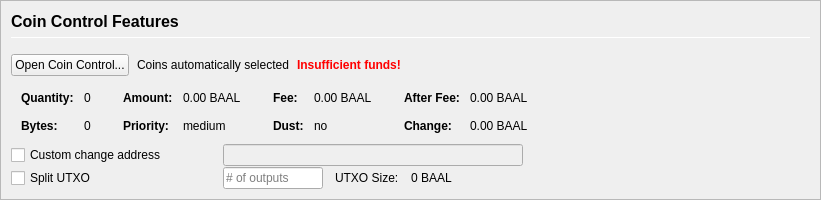
         <widget class="QFrame" name="frameCoinControl">
          <property name="sizePolicy">
           <sizepolicy hsizetype="Expanding" vsizetype="Expanding">
            <horstretch>0</horstretch>
            <verstretch>0</verstretch>
           </sizepolicy>
          </property>
          <property name="maximumSize">
           <size>
            <width>16777215</width>
            <height>16777215</height>
           </size>
          </property>
          <property name="frameShape">
           <enum>QFrame::StyledPanel</enum>
          </property>
          <property name="frameShadow">
           <enum>QFrame::Sunken</enum>
          </property>
          <layout class="QVBoxLayout" name="verticalLayoutCoinControl2">
           <property name="spacing">
            <number>0</number>
           </property>
           <property name="leftMargin">
            <number>0</number>
           </property>
           <property name="topMargin">
            <number>0</number>
           </property>
           <property name="rightMargin">
            <number>0</number>
           </property>
           <property name="bottomMargin">
            <number>0</number>
           </property>
           <item>
            <widget class="QFrame" name="frameCoinControl_BG">
             <layout class="QVBoxLayout" name="verticalLayoutCoinControl" stretch="0,0,0,0,0,0">
              <property name="spacing">
               <number>1</number>
              </property>
              <property name="leftMargin">
               <number>10</number>
              </property>
              <property name="topMargin">
               <number>10</number>
              </property>
              <item>
               <layout class="QHBoxLayout" name="horizontalLayoutCoinControl1">
                <property name="bottomMargin">
                 <number>15</number>
                </property>
                <item>
                 <layout class="QVBoxLayout" name="verticalLayout_3">
                  <property name="spacing">
                   <number>6</number>
                  </property>
                  <item>
                   <widget class="QLabel" name="labelCoinControlFeatures">
                    <property name="sizePolicy">
                     <sizepolicy hsizetype="Preferred" vsizetype="Maximum">
                      <horstretch>0</horstretch>
                      <verstretch>0</verstretch>
                     </sizepolicy>
                    </property>
                    <property name="minimumSize">
                     <size>
                      <width>0</width>
                      <height>20</height>
                     </size>
                    </property>
                    <property name="font">
                     <font>
                      <pointsize>12</pointsize>
                      <weight>75</weight>
                      <bold>true</bold>
                     </font>
                    </property>
                    <property name="styleSheet">
                     <string notr="true">font-weight:bold;</string>
                    </property>
                    <property name="text">
                     <string>Coin Control Features</string>
                    </property>
                   </widget>
                  </item>
                  <item>
                   <widget class="Line" name="line">
                    <property name="minimumSize">
                     <size>
                      <width>0</width>
                      <height>1</height>
                     </size>
                    </property>
                    <property name="maximumSize">
                     <size>
                      <width>16777215</width>
                      <height>1</height>
                     </size>
                    </property>
                    <property name="orientation">
                     <enum>Qt::Horizontal</enum>
                    </property>
                   </widget>
                  </item>
                 </layout>
                </item>
               </layout>
              </item>
              <item>
               <layout class="QHBoxLayout" name="horizontalLayoutCoinControl2" stretch="0,0,0,0">
                <property name="spacing">
                 <number>8</number>
                </property>
                <property name="bottomMargin">
                 <number>10</number>
                </property>
                <item>
                 <widget class="QPushButton" name="pushButtonCoinControl">
                  <property name="styleSheet">
                   <string notr="true"/>
                  </property>
                  <property name="text">
                   <string>Open Coin Control...</string>
                  </property>
                  <property name="autoDefault">
                   <bool>false</bool>
                  </property>
                 </widget>
                </item>
                <item>
                 <widget class="QLabel" name="labelCoinControlAutomaticallySelected">
                  <property name="text">
                   <string>Coins automatically selected</string>
                  </property>
                  <property name="margin">
                   <number>5</number>
                  </property>
                 </widget>
                </item>
                <item>
                 <widget class="QLabel" name="labelCoinControlInsuffFunds">
                  <property name="font">
                   <font>
                    <weight>75</weight>
                    <bold>true</bold>
                   </font>
                  </property>
                  <property name="styleSheet">
                   <string notr="true">color:red;font-weight:bold;</string>
                  </property>
                  <property name="text">
                   <string>Insufficient funds!</string>
                  </property>
                  <property name="margin">
                   <number>5</number>
                  </property>
                 </widget>
                </item>
                <item>
                 <spacer name="horizontalSpacerCoinControl">
                  <property name="orientation">
                   <enum>Qt::Horizontal</enum>
                  </property>
                  <property name="sizeHint" stdset="0">
                   <size>
                    <width>40</width>
                    <height>1</height>
                   </size>
                  </property>
                 </spacer>
                </item>
               </layout>
              </item>
              <item>
               <widget class="QWidget" name="widgetCoinControl" native="true">
                <property name="sizePolicy">
                 <sizepolicy hsizetype="Preferred" vsizetype="Preferred">
                  <horstretch>0</horstretch>
                  <verstretch>0</verstretch>
                 </sizepolicy>
                </property>
                <property name="minimumSize">
                 <size>
                  <width>0</width>
                  <height>0</height>
                 </size>
                </property>
                <property name="styleSheet">
                 <string notr="true"/>
                </property>
                <layout class="QHBoxLayout" name="horizontalLayoutCoinControl5">
                 <property name="leftMargin">
                  <number>0</number>
                 </property>
                 <property name="topMargin">
                  <number>0</number>
                 </property>
                 <property name="rightMargin">
                  <number>0</number>
                 </property>
                 <property name="bottomMargin">
                  <number>0</number>
                 </property>
                 <item>
                  <layout class="QHBoxLayout" name="horizontalLayoutCoinControl3" stretch="0,0,0,1">
                   <property name="spacing">
                    <number>20</number>
                   </property>
                   <property name="topMargin">
                    <number>0</number>
                   </property>
                   <property name="bottomMargin">
                    <number>10</number>
                   </property>
                   <item>
                    <layout class="QFormLayout" name="formLayoutCoinControl1">
                     <property name="horizontalSpacing">
                      <number>10</number>
                     </property>
                     <property name="verticalSpacing">
                      <number>14</number>
                     </property>
                     <property name="leftMargin">
                      <number>10</number>
                     </property>
                     <property name="topMargin">
                      <number>4</number>
                     </property>
                     <property name="rightMargin">
                      <number>6</number>
                     </property>
                     <item row="0" column="0">
                      <widget class="QLabel" name="labelCoinControlQuantityText">
                       <property name="font">
                        <font>
                         <weight>75</weight>
                         <bold>true</bold>
                        </font>
                       </property>
                       <property name="text">
                        <string>Quantity:</string>
                       </property>
                       <property name="margin">
                        <number>0</number>
                       </property>
                      </widget>
                     </item>
                     <item row="0" column="1">
                      <widget class="QLabel" name="labelCoinControlQuantity">
                       <property name="cursor">
                        <cursorShape>IBeamCursor</cursorShape>
                       </property>
                       <property name="contextMenuPolicy">
                        <enum>Qt::ActionsContextMenu</enum>
                       </property>
                       <property name="text">
                        <string notr="true">0</string>
                       </property>
                       <property name="margin">
                        <number>0</number>
                       </property>
                       <property name="textInteractionFlags">
                        <set>Qt::LinksAccessibleByMouse|Qt::TextSelectableByKeyboard|Qt::TextSelectableByMouse</set>
                       </property>
                      </widget>
                     </item>
                     <item row="1" column="0">
                      <widget class="QLabel" name="labelCoinControlBytesText">
                       <property name="font">
                        <font>
                         <weight>75</weight>
                         <bold>true</bold>
                        </font>
                       </property>
                       <property name="text">
                        <string>Bytes:</string>
                       </property>
                      </widget>
                     </item>
                     <item row="1" column="1">
                      <widget class="QLabel" name="labelCoinControlBytes">
                       <property name="cursor">
                        <cursorShape>IBeamCursor</cursorShape>
                       </property>
                       <property name="contextMenuPolicy">
                        <enum>Qt::ActionsContextMenu</enum>
                       </property>
                       <property name="text">
                        <string notr="true">0</string>
                       </property>
                       <property name="textInteractionFlags">
                        <set>Qt::LinksAccessibleByMouse|Qt::TextSelectableByKeyboard|Qt::TextSelectableByMouse</set>
                       </property>
                      </widget>
                     </item>
                    </layout>
                   </item>
                   <item>
                    <layout class="QFormLayout" name="formLayoutCoinControl2">
                     <property name="horizontalSpacing">
                      <number>10</number>
                     </property>
                     <property name="verticalSpacing">
                      <number>14</number>
                     </property>
                     <property name="leftMargin">
                      <number>6</number>
                     </property>
                     <property name="topMargin">
                      <number>4</number>
                     </property>
                     <property name="rightMargin">
                      <number>6</number>
                     </property>
                     <item row="0" column="0">
                      <widget class="QLabel" name="labelCoinControlAmountText">
                       <property name="font">
                        <font>
                         <weight>75</weight>
                         <bold>true</bold>
                        </font>
                       </property>
                       <property name="text">
                        <string>Amount:</string>
                       </property>
                       <property name="margin">
                        <number>0</number>
                       </property>
                      </widget>
                     </item>
                     <item row="0" column="1">
                      <widget class="QLabel" name="labelCoinControlAmount">
                       <property name="cursor">
                        <cursorShape>IBeamCursor</cursorShape>
                       </property>
                       <property name="contextMenuPolicy">
                        <enum>Qt::ActionsContextMenu</enum>
                       </property>
                       <property name="text">
                        <string notr="true">0.00 BAAL</string>
                       </property>
                       <property name="textInteractionFlags">
                        <set>Qt::LinksAccessibleByMouse|Qt::TextSelectableByKeyboard|Qt::TextSelectableByMouse</set>
                       </property>
                      </widget>
                     </item>
                     <item row="1" column="0">
                      <widget class="QLabel" name="labelCoinControlPriorityText">
                       <property name="font">
                        <font>
                         <weight>75</weight>
                         <bold>true</bold>
                        </font>
                       </property>
                       <property name="text">
                        <string>Priority:</string>
                       </property>
                      </widget>
                     </item>
                     <item row="1" column="1">
                      <widget class="QLabel" name="labelCoinControlPriority">
                       <property name="cursor">
                        <cursorShape>IBeamCursor</cursorShape>
                       </property>
                       <property name="contextMenuPolicy">
                        <enum>Qt::ActionsContextMenu</enum>
                       </property>
                       <property name="text">
                        <string>medium</string>
                       </property>
                       <property name="textInteractionFlags">
                        <set>Qt::LinksAccessibleByMouse|Qt::TextSelectableByKeyboard|Qt::TextSelectableByMouse</set>
                       </property>
                      </widget>
                     </item>
                    </layout>
                   </item>
                   <item>
                    <layout class="QFormLayout" name="formLayoutCoinControl3">
                     <property name="horizontalSpacing">
                      <number>10</number>
                     </property>
                     <property name="verticalSpacing">
                      <number>14</number>
                     </property>
                     <property name="leftMargin">
                      <number>6</number>
                     </property>
                     <property name="topMargin">
                      <number>4</number>
                     </property>
                     <property name="rightMargin">
                      <number>6</number>
                     </property>
                     <item row="0" column="0">
                      <widget class="QLabel" name="labelCoinControlFeeText">
                       <property name="font">
                        <font>
                         <weight>75</weight>
                         <bold>true</bold>
                        </font>
                       </property>
                       <property name="text">
                        <string>Fee:</string>
                       </property>
                       <property name="margin">
                        <number>0</number>
                       </property>
                      </widget>
                     </item>
                     <item row="0" column="1">
                      <widget class="QLabel" name="labelCoinControlFee">
                       <property name="cursor">
                        <cursorShape>IBeamCursor</cursorShape>
                       </property>
                       <property name="contextMenuPolicy">
                        <enum>Qt::ActionsContextMenu</enum>
                       </property>
                       <property name="text">
                        <string notr="true">0.00 BAAL</string>
                       </property>
                       <property name="textInteractionFlags">
                        <set>Qt::LinksAccessibleByMouse|Qt::TextSelectableByKeyboard|Qt::TextSelectableByMouse</set>
                       </property>
                      </widget>
                     </item>
                     <item row="1" column="0">
                      <widget class="QLabel" name="labelCoinControlLowOutputText">
                       <property name="font">
                        <font>
                         <weight>75</weight>
                         <bold>true</bold>
                        </font>
                       </property>
                       <property name="text">
                        <string>Dust:</string>
                       </property>
                      </widget>
                     </item>
                     <item row="1" column="1">
                      <widget class="QLabel" name="labelCoinControlLowOutput">
                       <property name="cursor">
                        <cursorShape>IBeamCursor</cursorShape>
                       </property>
                       <property name="contextMenuPolicy">
                        <enum>Qt::ActionsContextMenu</enum>
                       </property>
                       <property name="text">
                        <string>no</string>
                       </property>
                       <property name="textInteractionFlags">
                        <set>Qt::LinksAccessibleByMouse|Qt::TextSelectableByKeyboard|Qt::TextSelectableByMouse</set>
                       </property>
                      </widget>
                     </item>
                    </layout>
                   </item>
                   <item>
                    <layout class="QFormLayout" name="formLayoutCoinControl4">
                     <property name="horizontalSpacing">
                      <number>10</number>
                     </property>
                     <property name="verticalSpacing">
                      <number>14</number>
                     </property>
                     <property name="leftMargin">
                      <number>6</number>
                     </property>
                     <property name="topMargin">
                      <number>4</number>
                     </property>
                     <property name="rightMargin">
                      <number>6</number>
                     </property>
                     <item row="0" column="0">
                      <widget class="QLabel" name="labelCoinControlAfterFeeText">
                       <property name="font">
                        <font>
                         <weight>75</weight>
                         <bold>true</bold>
                        </font>
                       </property>
                       <property name="text">
                        <string>After Fee:</string>
                       </property>
                       <property name="margin">
                        <number>0</number>
                       </property>
                      </widget>
                     </item>
                     <item row="0" column="1">
                      <widget class="QLabel" name="labelCoinControlAfterFee">
                       <property name="cursor">
                        <cursorShape>IBeamCursor</cursorShape>
                       </property>
                       <property name="contextMenuPolicy">
                        <enum>Qt::ActionsContextMenu</enum>
                       </property>
                       <property name="text">
                        <string notr="true">0.00 BAAL</string>
                       </property>
                       <property name="textInteractionFlags">
                        <set>Qt::LinksAccessibleByMouse|Qt::TextSelectableByKeyboard|Qt::TextSelectableByMouse</set>
                       </property>
                      </widget>
                     </item>
                     <item row="1" column="0">
                      <widget class="QLabel" name="labelCoinControlChangeText">
                       <property name="font">
                        <font>
                         <weight>75</weight>
                         <bold>true</bold>
                        </font>
                       </property>
                       <property name="text">
                        <string>Change:</string>
                       </property>
                      </widget>
                     </item>
                     <item row="1" column="1">
                      <widget class="QLabel" name="labelCoinControlChange">
                       <property name="cursor">
                        <cursorShape>IBeamCursor</cursorShape>
                       </property>
                       <property name="contextMenuPolicy">
                        <enum>Qt::ActionsContextMenu</enum>
                       </property>
                       <property name="text">
                        <string notr="true">0.00 BAAL</string>
                       </property>
                       <property name="textInteractionFlags">
                        <set>Qt::LinksAccessibleByMouse|Qt::TextSelectableByKeyboard|Qt::TextSelectableByMouse</set>
                       </property>
                      </widget>
                     </item>
                    </layout>
                   </item>
                  </layout>
                 </item>
                </layout>
               </widget>
              </item>
              <item>
               <layout class="QHBoxLayout" name="horizontalLayoutCoinControl4">
                <property name="spacing">
                 <number>12</number>
                </property>
                <property name="sizeConstraint">
                 <enum>QLayout::SetDefaultConstraint</enum>
                </property>
                <property name="topMargin">
                 <number>0</number>
                </property>
                <property name="rightMargin">
                 <number>0</number>
                </property>
                <item>
                 <widget class="QCheckBox" name="checkBoxCoinControlChange">
                  <property name="sizePolicy">
                   <sizepolicy hsizetype="Preferred" vsizetype="Preferred">
                    <horstretch>0</horstretch>
                    <verstretch>0</verstretch>
                   </sizepolicy>
                  </property>
                  <property name="minimumSize">
                   <size>
                    <width>200</width>
                    <height>0</height>
                   </size>
                  </property>
                  <property name="maximumSize">
                   <size>
                    <width>200</width>
                    <height>16777215</height>
                   </size>
                  </property>
                  <property name="toolTip">
                   <string>If this is activated, but the change address is empty or invalid, change will be sent to a newly generated address.</string>
                  </property>
                  <property name="text">
                   <string>Custom change address</string>
                  </property>
                 </widget>
                </item>
                <item>
                 <widget class="QValidatedLineEdit" name="lineEditCoinControlChange">
                  <property name="enabled">
                   <bool>false</bool>
                  </property>
                  <property name="sizePolicy">
                   <sizepolicy hsizetype="Preferred" vsizetype="Preferred">
                    <horstretch>0</horstretch>
                    <verstretch>0</verstretch>
                   </sizepolicy>
                  </property>
                  <property name="minimumSize">
                   <size>
                    <width>300</width>
                    <height>0</height>
                   </size>
                  </property>
                 </widget>
                </item>
                <item>
                 <widget class="QLabel" name="labelCoinControlChangeLabel">
                  <property name="sizePolicy">
                   <sizepolicy hsizetype="Preferred" vsizetype="Preferred">
                    <horstretch>0</horstretch>
                    <verstretch>0</verstretch>
                   </sizepolicy>
                  </property>
                  <property name="minimumSize">
                   <size>
                    <width>100</width>
                    <height>0</height>
                   </size>
                  </property>
                  <property name="text">
                   <string/>
                  </property>
                  <property name="margin">
                   <number>3</number>
                  </property>
                 </widget>
                </item>
               </layout>
              </item>
              <item>
               <layout class="QHBoxLayout" name="horizontalLayoutCoinControl6">
                <property name="spacing">
                 <number>12</number>
                </property>
                <property name="rightMargin">
                 <number>0</number>
                </property>
                <item>
                 <widget class="QCheckBox" name="splitBlockCheckBox">
                  <property name="sizePolicy">
                   <sizepolicy hsizetype="Preferred" vsizetype="Preferred">
                    <horstretch>0</horstretch>
                    <verstretch>0</verstretch>
                   </sizepolicy>
                  </property>
                  <property name="minimumSize">
                   <size>
                    <width>200</width>
                    <height>0</height>
                   </size>
                  </property>
                  <property name="maximumSize">
                   <size>
                    <width>200</width>
                    <height>16777215</height>
                   </size>
                  </property>
                  <property name="text">
                   <string>Split UTXO</string>
                  </property>
                 </widget>
                </item>
                <item>
                 <widget class="QLineEdit" name="splitBlockLineEdit">
                  <property name="sizePolicy">
                   <sizepolicy hsizetype="Preferred" vsizetype="Preferred">
                    <horstretch>50</horstretch>
                    <verstretch>0</verstretch>
                   </sizepolicy>
                  </property>
                  <property name="minimumSize">
                   <size>
                    <width>100</width>
                    <height>0</height>
                   </size>
                  </property>
                  <property name="maximumSize">
                   <size>
                    <width>100</width>
                    <height>16777215</height>
                   </size>
                  </property>
                  <property name="placeholderText">
                   <string># of outputs</string>
                  </property>
                 </widget>
                </item>
                <item>
                 <widget class="QLabel" name="labelBlockSizeText">
                  <property name="text">
                   <string>UTXO Size:</string>
                  </property>
                 </widget>
                </item>
                <item>
                 <widget class="QLabel" name="labelBlockSize">
                  <property name="text">
                   <string>0 BAAL</string>
                  </property>
                 </widget>
                </item>
                <item>
                 <spacer name="horizontalSpacer_7">
                  <property name="orientation">
                   <enum>Qt::Horizontal</enum>
                  </property>
                  <property name="sizeHint" stdset="0">
                   <size>
                    <width>40</width>
                    <height>20</height>
                   </size>
                  </property>
                 </spacer>
                </item>
               </layout>
              </item>
              <item>
               <spacer name="verticalSpacerCoinControl">
                <property name="orientation">
                 <enum>Qt::Vertical</enum>
                </property>
                <property name="sizeHint" stdset="0">
                 <size>
                  <width>800</width>
                  <height>1</height>
                 </size>
                </property>
               </spacer>
              </item>
             </layout>
            </widget>
           </item>
          </layout>
         </widget>
